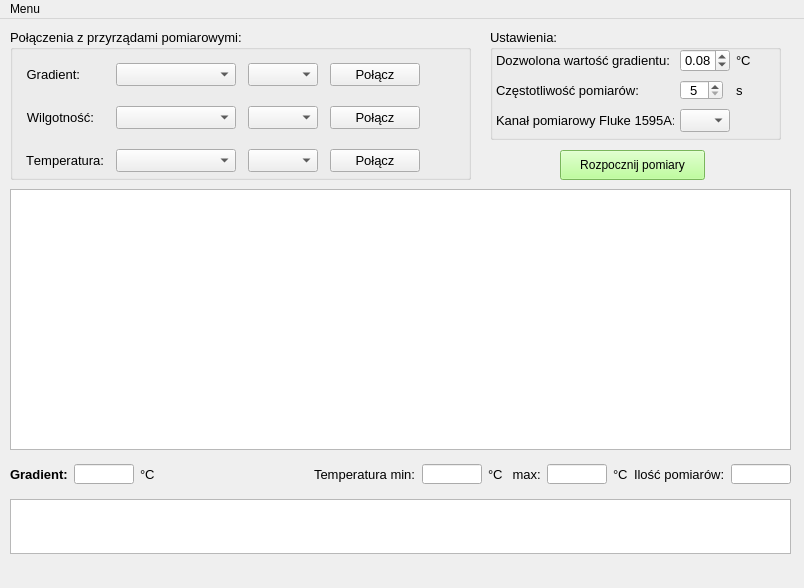
<?xml version="1.0" encoding="UTF-8"?>
<ui version="4.0">
 <class>MainWindow</class>
 <widget class="QMainWindow" name="MainWindow">
  <property name="enabled">
   <bool>true</bool>
  </property>
  <property name="geometry">
   <rect>
    <x>0</x>
    <y>0</y>
    <width>804</width>
    <height>588</height>
   </rect>
  </property>
  <property name="windowTitle">
   <string>Monitor gradientu temperatury</string>
  </property>
  <property name="windowIcon">
   <iconset>
    <normaloff>:/icons/icons/GradientIcon.ico</normaloff>:/icons/icons/GradientIcon.ico</iconset>
  </property>
  <widget class="QWidget" name="centralwidget">
   <property name="sizePolicy">
    <sizepolicy hsizetype="Maximum" vsizetype="Maximum">
     <horstretch>0</horstretch>
     <verstretch>0</verstretch>
    </sizepolicy>
   </property>
   <widget class="QTableView" name="tableView">
    <property name="geometry">
     <rect>
      <x>10</x>
      <y>170</y>
      <width>781</width>
      <height>261</height>
     </rect>
    </property>
   </widget>
   <widget class="QWidget" name="horizontalLayoutWidget_2">
    <property name="geometry">
     <rect>
      <x>10</x>
      <y>440</y>
      <width>781</width>
      <height>31</height>
     </rect>
    </property>
    <layout class="QHBoxLayout" name="horizontalLayout_6">
     <item>
      <widget class="QLabel" name="label_11">
       <property name="sizePolicy">
        <sizepolicy hsizetype="Maximum" vsizetype="Maximum">
         <horstretch>0</horstretch>
         <verstretch>0</verstretch>
        </sizepolicy>
       </property>
       <property name="font">
        <font>
         <pointsize>10</pointsize>
         <weight>75</weight>
         <bold>true</bold>
        </font>
       </property>
       <property name="text">
        <string>Gradient:</string>
       </property>
      </widget>
     </item>
     <item>
      <widget class="QLineEdit" name="gradLineEdit">
       <property name="sizePolicy">
        <sizepolicy hsizetype="Fixed" vsizetype="Fixed">
         <horstretch>0</horstretch>
         <verstretch>0</verstretch>
        </sizepolicy>
       </property>
       <property name="maximumSize">
        <size>
         <width>60</width>
         <height>20</height>
        </size>
       </property>
       <property name="font">
        <font>
         <pointsize>10</pointsize>
        </font>
       </property>
       <property name="alignment">
        <set>Qt::AlignCenter</set>
       </property>
       <property name="readOnly">
        <bool>true</bool>
       </property>
      </widget>
     </item>
     <item>
      <widget class="QLabel" name="label_22">
       <property name="sizePolicy">
        <sizepolicy hsizetype="Maximum" vsizetype="Maximum">
         <horstretch>0</horstretch>
         <verstretch>0</verstretch>
        </sizepolicy>
       </property>
       <property name="font">
        <font>
         <pointsize>10</pointsize>
         <weight>50</weight>
         <bold>false</bold>
        </font>
       </property>
       <property name="frameShadow">
        <enum>QFrame::Plain</enum>
       </property>
       <property name="text">
        <string>°C</string>
       </property>
      </widget>
     </item>
     <item>
      <spacer name="horizontalSpacer">
       <property name="orientation">
        <enum>Qt::Horizontal</enum>
       </property>
       <property name="sizeHint" stdset="0">
        <size>
         <width>40</width>
         <height>20</height>
        </size>
       </property>
      </spacer>
     </item>
     <item>
      <widget class="QLabel" name="label_12">
       <property name="sizePolicy">
        <sizepolicy hsizetype="Maximum" vsizetype="Maximum">
         <horstretch>0</horstretch>
         <verstretch>0</verstretch>
        </sizepolicy>
       </property>
       <property name="font">
        <font>
         <pointsize>10</pointsize>
         <weight>50</weight>
         <bold>false</bold>
        </font>
       </property>
       <property name="text">
        <string>Temperatura min:</string>
       </property>
      </widget>
     </item>
     <item>
      <widget class="QLineEdit" name="minTempLineEdit">
       <property name="sizePolicy">
        <sizepolicy hsizetype="Fixed" vsizetype="Fixed">
         <horstretch>0</horstretch>
         <verstretch>0</verstretch>
        </sizepolicy>
       </property>
       <property name="maximumSize">
        <size>
         <width>60</width>
         <height>20</height>
        </size>
       </property>
       <property name="font">
        <font>
         <pointsize>10</pointsize>
        </font>
       </property>
       <property name="alignment">
        <set>Qt::AlignCenter</set>
       </property>
       <property name="readOnly">
        <bool>true</bool>
       </property>
      </widget>
     </item>
     <item>
      <widget class="QLabel" name="label_23">
       <property name="sizePolicy">
        <sizepolicy hsizetype="Maximum" vsizetype="Maximum">
         <horstretch>0</horstretch>
         <verstretch>0</verstretch>
        </sizepolicy>
       </property>
       <property name="font">
        <font>
         <pointsize>10</pointsize>
         <weight>50</weight>
         <bold>false</bold>
        </font>
       </property>
       <property name="frameShadow">
        <enum>QFrame::Plain</enum>
       </property>
       <property name="text">
        <string>°C</string>
       </property>
      </widget>
     </item>
     <item>
      <widget class="QLabel" name="label_21">
       <property name="sizePolicy">
        <sizepolicy hsizetype="Maximum" vsizetype="Maximum">
         <horstretch>0</horstretch>
         <verstretch>0</verstretch>
        </sizepolicy>
       </property>
       <property name="font">
        <font>
         <pointsize>10</pointsize>
         <weight>50</weight>
         <bold>false</bold>
        </font>
       </property>
       <property name="text">
        <string> max:</string>
       </property>
      </widget>
     </item>
     <item>
      <widget class="QLineEdit" name="maxTempLineEdit">
       <property name="sizePolicy">
        <sizepolicy hsizetype="Fixed" vsizetype="Fixed">
         <horstretch>0</horstretch>
         <verstretch>0</verstretch>
        </sizepolicy>
       </property>
       <property name="maximumSize">
        <size>
         <width>60</width>
         <height>20</height>
        </size>
       </property>
       <property name="font">
        <font>
         <pointsize>10</pointsize>
        </font>
       </property>
       <property name="alignment">
        <set>Qt::AlignCenter</set>
       </property>
       <property name="readOnly">
        <bool>true</bool>
       </property>
      </widget>
     </item>
     <item>
      <widget class="QLabel" name="label_24">
       <property name="sizePolicy">
        <sizepolicy hsizetype="Maximum" vsizetype="Maximum">
         <horstretch>0</horstretch>
         <verstretch>0</verstretch>
        </sizepolicy>
       </property>
       <property name="font">
        <font>
         <pointsize>10</pointsize>
         <weight>50</weight>
         <bold>false</bold>
        </font>
       </property>
       <property name="frameShadow">
        <enum>QFrame::Plain</enum>
       </property>
       <property name="text">
        <string>°C</string>
       </property>
      </widget>
     </item>
     <item>
      <widget class="QLabel" name="label_13">
       <property name="sizePolicy">
        <sizepolicy hsizetype="Maximum" vsizetype="Maximum">
         <horstretch>0</horstretch>
         <verstretch>0</verstretch>
        </sizepolicy>
       </property>
       <property name="font">
        <font>
         <pointsize>10</pointsize>
         <weight>50</weight>
         <bold>false</bold>
        </font>
       </property>
       <property name="text">
        <string>Ilość pomiarów:</string>
       </property>
      </widget>
     </item>
     <item>
      <widget class="QLineEdit" name="countMeasLineEdit">
       <property name="sizePolicy">
        <sizepolicy hsizetype="Fixed" vsizetype="Fixed">
         <horstretch>0</horstretch>
         <verstretch>0</verstretch>
        </sizepolicy>
       </property>
       <property name="maximumSize">
        <size>
         <width>60</width>
         <height>20</height>
        </size>
       </property>
       <property name="font">
        <font>
         <pointsize>10</pointsize>
        </font>
       </property>
       <property name="alignment">
        <set>Qt::AlignCenter</set>
       </property>
       <property name="readOnly">
        <bool>true</bool>
       </property>
      </widget>
     </item>
    </layout>
   </widget>
   <widget class="QListWidget" name="logList">
    <property name="geometry">
     <rect>
      <x>10</x>
      <y>480</y>
      <width>781</width>
      <height>55</height>
     </rect>
    </property>
    <property name="sizePolicy">
     <sizepolicy hsizetype="Expanding" vsizetype="Maximum">
      <horstretch>0</horstretch>
      <verstretch>0</verstretch>
     </sizepolicy>
    </property>
    <property name="maximumSize">
     <size>
      <width>16777215</width>
      <height>55</height>
     </size>
    </property>
   </widget>
   <widget class="QGroupBox" name="groupBox">
    <property name="geometry">
     <rect>
      <x>10</x>
      <y>10</y>
      <width>461</width>
      <height>151</height>
     </rect>
    </property>
    <property name="font">
     <font>
      <pointsize>10</pointsize>
      <strikeout>false</strikeout>
      <kerning>false</kerning>
     </font>
    </property>
    <property name="title">
     <string>Połączenia z przyrządami pomiarowymi:</string>
    </property>
    <widget class="QWidget" name="gridLayoutWidget_2">
     <property name="geometry">
      <rect>
       <x>10</x>
       <y>20</y>
       <width>441</width>
       <height>138</height>
      </rect>
     </property>
     <layout class="QGridLayout" name="gridLayout_2">
      <item row="2" column="0">
       <widget class="QLabel" name="label_10">
        <property name="sizePolicy">
         <sizepolicy hsizetype="Maximum" vsizetype="Maximum">
          <horstretch>0</horstretch>
          <verstretch>0</verstretch>
         </sizepolicy>
        </property>
        <property name="font">
         <font>
          <pointsize>10</pointsize>
          <weight>50</weight>
          <bold>false</bold>
         </font>
        </property>
        <property name="text">
         <string>Temperatura:</string>
        </property>
        <property name="alignment">
         <set>Qt::AlignRight|Qt::AlignTrailing|Qt::AlignVCenter</set>
        </property>
       </widget>
      </item>
      <item row="2" column="4">
       <widget class="QLabel" name="LedTempStatusLabel">
        <property name="sizePolicy">
         <sizepolicy hsizetype="Preferred" vsizetype="Fixed">
          <horstretch>0</horstretch>
          <verstretch>0</verstretch>
         </sizepolicy>
        </property>
        <property name="maximumSize">
         <size>
          <width>20</width>
          <height>20</height>
         </size>
        </property>
        <property name="text">
         <string/>
        </property>
        <property name="pixmap">
         <pixmap resource="resources.qrc">:/icons/led-red-on.png</pixmap>
        </property>
        <property name="scaledContents">
         <bool>true</bool>
        </property>
        <property name="alignment">
         <set>Qt::AlignCenter</set>
        </property>
       </widget>
      </item>
      <item row="2" column="2">
       <widget class="QComboBox" name="PortListTempComboBox">
        <property name="sizePolicy">
         <sizepolicy hsizetype="Expanding" vsizetype="Expanding">
          <horstretch>0</horstretch>
          <verstretch>0</verstretch>
         </sizepolicy>
        </property>
        <property name="minimumSize">
         <size>
          <width>0</width>
          <height>23</height>
         </size>
        </property>
        <property name="maximumSize">
         <size>
          <width>70</width>
          <height>23</height>
         </size>
        </property>
       </widget>
      </item>
      <item row="1" column="2">
       <widget class="QComboBox" name="PortListRHComboBox">
        <property name="sizePolicy">
         <sizepolicy hsizetype="Expanding" vsizetype="Expanding">
          <horstretch>0</horstretch>
          <verstretch>0</verstretch>
         </sizepolicy>
        </property>
        <property name="minimumSize">
         <size>
          <width>0</width>
          <height>23</height>
         </size>
        </property>
        <property name="maximumSize">
         <size>
          <width>70</width>
          <height>23</height>
         </size>
        </property>
       </widget>
      </item>
      <item row="1" column="4">
       <widget class="QLabel" name="LedRHStatusLabel">
        <property name="sizePolicy">
         <sizepolicy hsizetype="Preferred" vsizetype="Fixed">
          <horstretch>0</horstretch>
          <verstretch>0</verstretch>
         </sizepolicy>
        </property>
        <property name="maximumSize">
         <size>
          <width>20</width>
          <height>20</height>
         </size>
        </property>
        <property name="text">
         <string/>
        </property>
        <property name="pixmap">
         <pixmap resource="resources.qrc">:/icons/led-red-on.png</pixmap>
        </property>
        <property name="scaledContents">
         <bool>true</bool>
        </property>
        <property name="alignment">
         <set>Qt::AlignCenter</set>
        </property>
       </widget>
      </item>
      <item row="2" column="3">
       <widget class="QPushButton" name="ConnectTempBtn">
        <property name="sizePolicy">
         <sizepolicy hsizetype="Fixed" vsizetype="Fixed">
          <horstretch>0</horstretch>
          <verstretch>0</verstretch>
         </sizepolicy>
        </property>
        <property name="minimumSize">
         <size>
          <width>0</width>
          <height>0</height>
         </size>
        </property>
        <property name="maximumSize">
         <size>
          <width>90</width>
          <height>25</height>
         </size>
        </property>
        <property name="baseSize">
         <size>
          <width>0</width>
          <height>0</height>
         </size>
        </property>
        <property name="text">
         <string>Połącz</string>
        </property>
       </widget>
      </item>
      <item row="1" column="0">
       <widget class="QLabel" name="label_5">
        <property name="sizePolicy">
         <sizepolicy hsizetype="Maximum" vsizetype="Maximum">
          <horstretch>0</horstretch>
          <verstretch>0</verstretch>
         </sizepolicy>
        </property>
        <property name="font">
         <font>
          <pointsize>10</pointsize>
          <weight>50</weight>
          <bold>false</bold>
         </font>
        </property>
        <property name="text">
         <string>Wilgotność:</string>
        </property>
        <property name="alignment">
         <set>Qt::AlignRight|Qt::AlignTrailing|Qt::AlignVCenter</set>
        </property>
       </widget>
      </item>
      <item row="0" column="2">
       <widget class="QComboBox" name="PortListGradComboBox">
        <property name="sizePolicy">
         <sizepolicy hsizetype="Expanding" vsizetype="Expanding">
          <horstretch>0</horstretch>
          <verstretch>0</verstretch>
         </sizepolicy>
        </property>
        <property name="minimumSize">
         <size>
          <width>0</width>
          <height>23</height>
         </size>
        </property>
        <property name="maximumSize">
         <size>
          <width>70</width>
          <height>23</height>
         </size>
        </property>
       </widget>
      </item>
      <item row="0" column="3">
       <widget class="QPushButton" name="ConnectGradBtn">
        <property name="sizePolicy">
         <sizepolicy hsizetype="Fixed" vsizetype="Fixed">
          <horstretch>0</horstretch>
          <verstretch>0</verstretch>
         </sizepolicy>
        </property>
        <property name="minimumSize">
         <size>
          <width>0</width>
          <height>0</height>
         </size>
        </property>
        <property name="maximumSize">
         <size>
          <width>90</width>
          <height>25</height>
         </size>
        </property>
        <property name="baseSize">
         <size>
          <width>0</width>
          <height>0</height>
         </size>
        </property>
        <property name="text">
         <string>Połącz</string>
        </property>
       </widget>
      </item>
      <item row="0" column="4">
       <widget class="QLabel" name="LedGradStatusLabel">
        <property name="sizePolicy">
         <sizepolicy hsizetype="Preferred" vsizetype="Fixed">
          <horstretch>0</horstretch>
          <verstretch>0</verstretch>
         </sizepolicy>
        </property>
        <property name="maximumSize">
         <size>
          <width>20</width>
          <height>20</height>
         </size>
        </property>
        <property name="text">
         <string/>
        </property>
        <property name="pixmap">
         <pixmap resource="resources.qrc">:/icons/led-red-on.png</pixmap>
        </property>
        <property name="scaledContents">
         <bool>true</bool>
        </property>
        <property name="alignment">
         <set>Qt::AlignCenter</set>
        </property>
       </widget>
      </item>
      <item row="1" column="3">
       <widget class="QPushButton" name="ConnectRHBtn">
        <property name="sizePolicy">
         <sizepolicy hsizetype="Fixed" vsizetype="Fixed">
          <horstretch>0</horstretch>
          <verstretch>0</verstretch>
         </sizepolicy>
        </property>
        <property name="minimumSize">
         <size>
          <width>0</width>
          <height>0</height>
         </size>
        </property>
        <property name="maximumSize">
         <size>
          <width>90</width>
          <height>25</height>
         </size>
        </property>
        <property name="baseSize">
         <size>
          <width>0</width>
          <height>0</height>
         </size>
        </property>
        <property name="text">
         <string>Połącz</string>
        </property>
       </widget>
      </item>
      <item row="2" column="1">
       <widget class="QComboBox" name="RefTempComboBox">
        <property name="enabled">
         <bool>true</bool>
        </property>
        <property name="sizePolicy">
         <sizepolicy hsizetype="Expanding" vsizetype="Expanding">
          <horstretch>0</horstretch>
          <verstretch>0</verstretch>
         </sizepolicy>
        </property>
        <property name="minimumSize">
         <size>
          <width>100</width>
          <height>23</height>
         </size>
        </property>
        <property name="maximumSize">
         <size>
          <width>120</width>
          <height>23</height>
         </size>
        </property>
        <property name="insertPolicy">
         <enum>QComboBox::InsertAtBottom</enum>
        </property>
       </widget>
      </item>
      <item row="1" column="1">
       <widget class="QComboBox" name="RefHumidityComboBox">
        <property name="enabled">
         <bool>true</bool>
        </property>
        <property name="sizePolicy">
         <sizepolicy hsizetype="Expanding" vsizetype="Expanding">
          <horstretch>0</horstretch>
          <verstretch>0</verstretch>
         </sizepolicy>
        </property>
        <property name="minimumSize">
         <size>
          <width>100</width>
          <height>23</height>
         </size>
        </property>
        <property name="maximumSize">
         <size>
          <width>120</width>
          <height>23</height>
         </size>
        </property>
       </widget>
      </item>
      <item row="0" column="0">
       <widget class="QLabel" name="label_8">
        <property name="sizePolicy">
         <sizepolicy hsizetype="Maximum" vsizetype="Maximum">
          <horstretch>0</horstretch>
          <verstretch>0</verstretch>
         </sizepolicy>
        </property>
        <property name="font">
         <font>
          <pointsize>10</pointsize>
          <weight>50</weight>
          <bold>false</bold>
         </font>
        </property>
        <property name="text">
         <string>Gradient:</string>
        </property>
        <property name="alignment">
         <set>Qt::AlignRight|Qt::AlignTrailing|Qt::AlignVCenter</set>
        </property>
       </widget>
      </item>
      <item row="0" column="1">
       <widget class="QComboBox" name="RefGradientComboBox">
        <property name="enabled">
         <bool>true</bool>
        </property>
        <property name="sizePolicy">
         <sizepolicy hsizetype="Expanding" vsizetype="Expanding">
          <horstretch>0</horstretch>
          <verstretch>0</verstretch>
         </sizepolicy>
        </property>
        <property name="minimumSize">
         <size>
          <width>100</width>
          <height>23</height>
         </size>
        </property>
        <property name="maximumSize">
         <size>
          <width>120</width>
          <height>23</height>
         </size>
        </property>
       </widget>
      </item>
     </layout>
    </widget>
   </widget>
   <widget class="QWidget" name="layoutWidget">
    <property name="geometry">
     <rect>
      <x>560</x>
      <y>130</y>
      <width>171</width>
      <height>32</height>
     </rect>
    </property>
    <layout class="QGridLayout" name="gridLayout">
     <item row="0" column="0">
      <widget class="QPushButton" name="MeasureBtn">
       <property name="sizePolicy">
        <sizepolicy hsizetype="Minimum" vsizetype="Minimum">
         <horstretch>0</horstretch>
         <verstretch>0</verstretch>
        </sizepolicy>
       </property>
       <property name="minimumSize">
        <size>
         <width>20</width>
         <height>30</height>
        </size>
       </property>
       <property name="autoFillBackground">
        <bool>false</bool>
       </property>
       <property name="styleSheet">
        <string notr="true">background-color: rgb(170, 255, 127);</string>
       </property>
       <property name="text">
        <string>Rozpocznij pomiary</string>
       </property>
      </widget>
     </item>
     <item row="0" column="1">
      <widget class="QLabel" name="measureStatusLedLabel">
       <property name="maximumSize">
        <size>
         <width>20</width>
         <height>20</height>
        </size>
       </property>
       <property name="text">
        <string/>
       </property>
       <property name="pixmap">
        <pixmap resource="resources.qrc">:/icons/led-red-on.png</pixmap>
       </property>
       <property name="scaledContents">
        <bool>true</bool>
       </property>
      </widget>
     </item>
    </layout>
   </widget>
   <widget class="QGroupBox" name="groupBox_2">
    <property name="geometry">
     <rect>
      <x>490</x>
      <y>10</y>
      <width>291</width>
      <height>111</height>
     </rect>
    </property>
    <property name="font">
     <font>
      <pointsize>10</pointsize>
      <weight>50</weight>
      <italic>false</italic>
      <bold>false</bold>
      <underline>false</underline>
     </font>
    </property>
    <property name="title">
     <string>Ustawienia:</string>
    </property>
    <widget class="QLabel" name="label_19">
     <property name="geometry">
      <rect>
       <x>246</x>
       <y>53</y>
       <width>16</width>
       <height>16</height>
      </rect>
     </property>
     <property name="sizePolicy">
      <sizepolicy hsizetype="Maximum" vsizetype="Maximum">
       <horstretch>0</horstretch>
       <verstretch>0</verstretch>
      </sizepolicy>
     </property>
     <property name="font">
      <font>
       <pointsize>10</pointsize>
       <weight>50</weight>
       <bold>false</bold>
      </font>
     </property>
     <property name="frameShadow">
      <enum>QFrame::Plain</enum>
     </property>
     <property name="text">
      <string>s</string>
     </property>
    </widget>
    <widget class="QLabel" name="label_17">
     <property name="geometry">
      <rect>
       <x>246</x>
       <y>23</y>
       <width>16</width>
       <height>16</height>
      </rect>
     </property>
     <property name="sizePolicy">
      <sizepolicy hsizetype="Maximum" vsizetype="Maximum">
       <horstretch>0</horstretch>
       <verstretch>0</verstretch>
      </sizepolicy>
     </property>
     <property name="font">
      <font>
       <pointsize>10</pointsize>
       <weight>50</weight>
       <bold>false</bold>
      </font>
     </property>
     <property name="frameShadow">
      <enum>QFrame::Plain</enum>
     </property>
     <property name="text">
      <string>°C</string>
     </property>
    </widget>
    <widget class="QLabel" name="label_18">
     <property name="geometry">
      <rect>
       <x>6</x>
       <y>53</y>
       <width>143</width>
       <height>16</height>
      </rect>
     </property>
     <property name="sizePolicy">
      <sizepolicy hsizetype="Maximum" vsizetype="Maximum">
       <horstretch>0</horstretch>
       <verstretch>0</verstretch>
      </sizepolicy>
     </property>
     <property name="font">
      <font>
       <pointsize>10</pointsize>
       <weight>50</weight>
       <bold>false</bold>
      </font>
     </property>
     <property name="autoFillBackground">
      <bool>false</bool>
     </property>
     <property name="frameShadow">
      <enum>QFrame::Plain</enum>
     </property>
     <property name="text">
      <string>Częstotliwość pomiarów:</string>
     </property>
     <property name="alignment">
      <set>Qt::AlignLeading|Qt::AlignLeft|Qt::AlignVCenter</set>
     </property>
    </widget>
    <widget class="QSpinBox" name="spinBox">
     <property name="enabled">
      <bool>true</bool>
     </property>
     <property name="geometry">
      <rect>
       <x>190</x>
       <y>51</y>
       <width>43</width>
       <height>20</height>
      </rect>
     </property>
     <property name="maximumSize">
      <size>
       <width>50</width>
       <height>23</height>
      </size>
     </property>
     <property name="alignment">
      <set>Qt::AlignCenter</set>
     </property>
     <property name="minimum">
      <number>5</number>
     </property>
     <property name="maximum">
      <number>180</number>
     </property>
    </widget>
    <widget class="QLabel" name="FlukeChannels_label">
     <property name="geometry">
      <rect>
       <x>6</x>
       <y>83</y>
       <width>178</width>
       <height>16</height>
      </rect>
     </property>
     <property name="sizePolicy">
      <sizepolicy hsizetype="Maximum" vsizetype="Maximum">
       <horstretch>0</horstretch>
       <verstretch>0</verstretch>
      </sizepolicy>
     </property>
     <property name="font">
      <font>
       <pointsize>10</pointsize>
       <weight>50</weight>
       <bold>false</bold>
      </font>
     </property>
     <property name="autoFillBackground">
      <bool>false</bool>
     </property>
     <property name="frameShadow">
      <enum>QFrame::Plain</enum>
     </property>
     <property name="text">
      <string>Kanał pomiarowy Fluke 1595A:</string>
     </property>
     <property name="alignment">
      <set>Qt::AlignLeading|Qt::AlignLeft|Qt::AlignVCenter</set>
     </property>
    </widget>
    <widget class="QLabel" name="label_20">
     <property name="geometry">
      <rect>
       <x>6</x>
       <y>23</y>
       <width>174</width>
       <height>16</height>
      </rect>
     </property>
     <property name="sizePolicy">
      <sizepolicy hsizetype="Maximum" vsizetype="Maximum">
       <horstretch>0</horstretch>
       <verstretch>0</verstretch>
      </sizepolicy>
     </property>
     <property name="font">
      <font>
       <pointsize>10</pointsize>
       <weight>50</weight>
       <italic>false</italic>
       <bold>false</bold>
      </font>
     </property>
     <property name="frameShadow">
      <enum>QFrame::Plain</enum>
     </property>
     <property name="text">
      <string>Dozwolona wartość gradientu:</string>
     </property>
    </widget>
    <widget class="QComboBox" name="Fluke1595ChannelComboBox">
     <property name="geometry">
      <rect>
       <x>190</x>
       <y>80</y>
       <width>50</width>
       <height>23</height>
      </rect>
     </property>
     <property name="sizePolicy">
      <sizepolicy hsizetype="Expanding" vsizetype="Expanding">
       <horstretch>0</horstretch>
       <verstretch>0</verstretch>
      </sizepolicy>
     </property>
     <property name="minimumSize">
      <size>
       <width>0</width>
       <height>23</height>
      </size>
     </property>
     <property name="maximumSize">
      <size>
       <width>50</width>
       <height>23</height>
      </size>
     </property>
    </widget>
    <widget class="QDoubleSpinBox" name="maxAllowedGradSpinBox">
     <property name="geometry">
      <rect>
       <x>190</x>
       <y>20</y>
       <width>50</width>
       <height>23</height>
      </rect>
     </property>
     <property name="minimumSize">
      <size>
       <width>0</width>
       <height>23</height>
      </size>
     </property>
     <property name="maximumSize">
      <size>
       <width>50</width>
       <height>23</height>
      </size>
     </property>
     <property name="frame">
      <bool>true</bool>
     </property>
     <property name="alignment">
      <set>Qt::AlignCenter</set>
     </property>
     <property name="correctionMode">
      <enum>QAbstractSpinBox::CorrectToNearestValue</enum>
     </property>
     <property name="singleStep">
      <double>0.010000000000000</double>
     </property>
     <property name="value">
      <double>0.080000000000000</double>
     </property>
    </widget>
   </widget>
  </widget>
  <widget class="QMenuBar" name="menubar">
   <property name="geometry">
    <rect>
     <x>0</x>
     <y>0</y>
     <width>804</width>
     <height>21</height>
    </rect>
   </property>
   <widget class="QMenu" name="menuMenu">
    <property name="autoFillBackground">
     <bool>true</bool>
    </property>
    <property name="title">
     <string>Menu</string>
    </property>
    <addaction name="refreshMenu"/>
    <addaction name="actionRefreshProbesCoeff"/>
    <addaction name="actionPomiar_rezystancji"/>
    <addaction name="separator"/>
    <addaction name="actionZapiszDane"/>
    <addaction name="separator"/>
    <addaction name="actionClearMeasurement"/>
    <addaction name="separator"/>
    <addaction name="actionZamknij"/>
   </widget>
   <addaction name="menuMenu"/>
  </widget>
  <action name="refreshMenu">
   <property name="text">
    <string>Odśwież listę portów COM</string>
   </property>
  </action>
  <action name="actionZapiszDane">
   <property name="checkable">
    <bool>false</bool>
   </property>
   <property name="text">
    <string>Zapisz dane pomiarowe...</string>
   </property>
   <property name="shortcut">
    <string>Ctrl+S</string>
   </property>
  </action>
  <action name="actionPomiar_rezystancji">
   <property name="checkable">
    <bool>true</bool>
   </property>
   <property name="text">
    <string>Pomiar rezystancji</string>
   </property>
  </action>
  <action name="actionClearMeasurement">
   <property name="text">
    <string>Wyczyść dane pomiarowe...</string>
   </property>
  </action>
  <action name="actionZamknij">
   <property name="text">
    <string>Zamknij</string>
   </property>
  </action>
  <action name="actionRefreshProbesCoeff">
   <property name="text">
    <string>Odśwież współcznynniki PT-100</string>
   </property>
  </action>
 </widget>
 <resources>
  <include location="resources.qrc"/>
 </resources>
 <connections/>
</ui>
